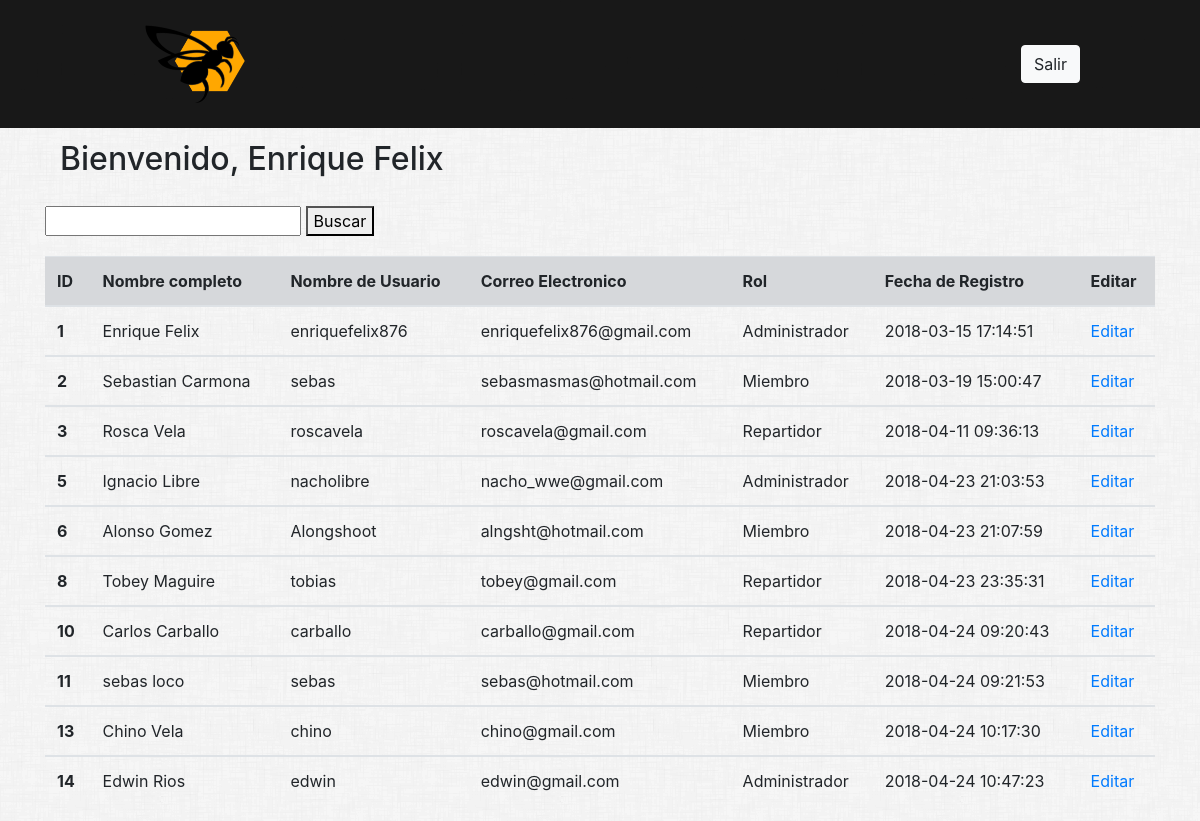
Before: /home.php (signed in) with the older database file.
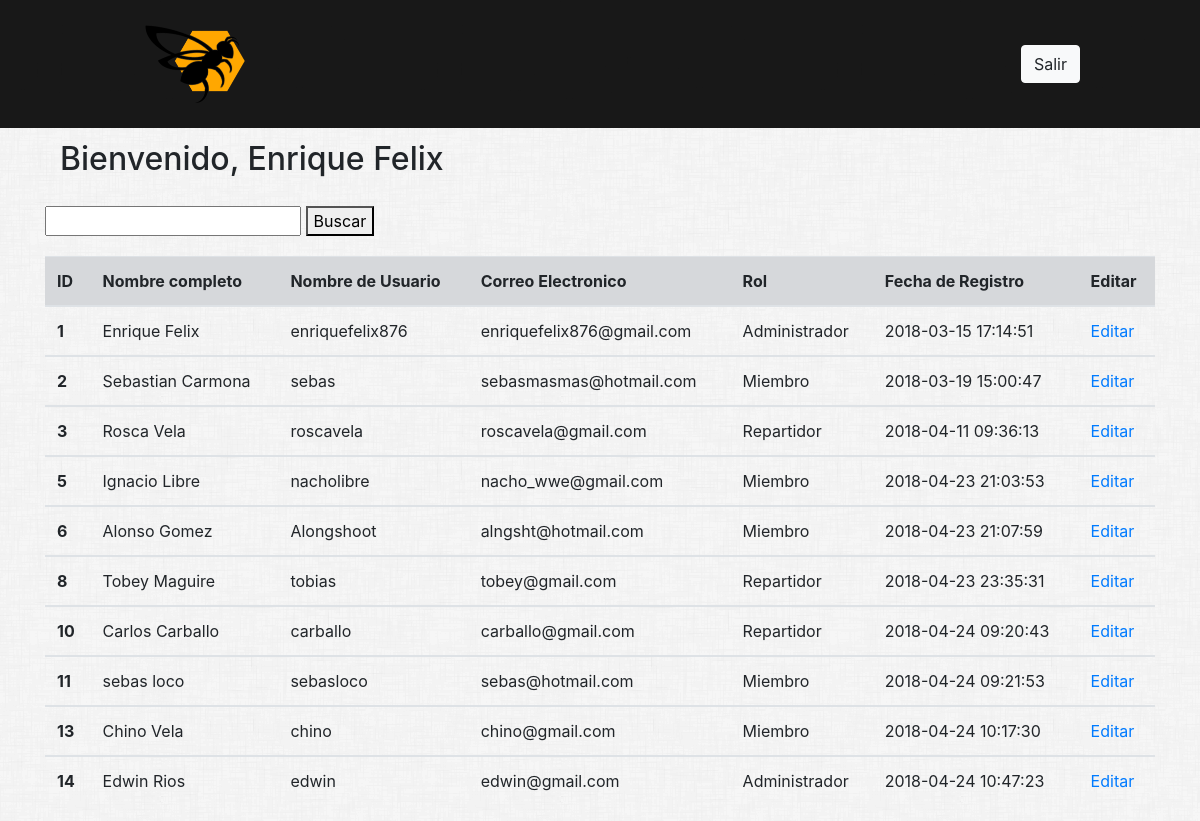
After: the same page with the newer database file.
### tables this page shows
CREATE TABLE `user` (
  `id` int(11) NOT NULL,
  `fullname` varchar(500) NOT NULL,
  `username` varchar(100) NOT NULL,
  `email` varchar(255) NOT NULL,
  `password` varchar(255) NOT NULL,
  `rol` enum('Miembro','Administrador','Repartidor') NOT NULL DEFAULT 'Miembro',
  `phonenumber` varchar(100) DEFAULT NULL,
  `created_at` datetime NOT NULL
);

### includes/list_of_members.php (the view, shortened to what this page needs)
<?php
include "php/conexion.php";
$sql= "select * from user";
$query = $con->query($sql);
?>
<div class="container" style="padding-top:20px; padding-bottom: 20px">
  <div class="row">
    <form action="<?php echo $_SERVER['PHP_SELF']?>" method="GET">
        <input type="text" id="nombre" name="nombre">
        <button type="submit">Buscar</button>
    </form>
  </div>
</div>
<table class="table">
  <thead>
    <tr class="table-secondary">
      <th scope="col">ID</th>
      <th scope="col">Nombre completo</th>
      <th scope="col">Nombre de Usuario</th>
      <th scope="col">Correo Electronico</th>
      <th scope="col">Rol</th>
      <th scope="col">Fecha de Registro</th>
      <th scope="col">Editar</th>
    </tr>
  </thead>
<?php
    while($datos=$query->fetch_array()){
?>
    <tbody>
    <tr class¨="table-primary">
      <th scope="row"> <?php echo $datos["id"]?> </th>
      <td> <?php echo $datos["fullname"]?> </td>
      <td> <?php echo $datos["username"]?> </td>
      <td> <?php echo $datos["email"]?> </td>
      <td> <?php echo $datos["rol"]?> </td>
      <td> <?php echo $datos["created_at"]?> </td>
      <td> <a href="./info_usuario_admin.php?id=<?php echo $datos["id"]?>"> Editar</td></a>
    </tr>
    </tbody>
    <?php
    }
    ?>
</table>

Changed rows visible on the page:
changed user "Ignacio Libre": rol "Administrador" → "Miembro"
changed user "sebas loco": username "sebas" → "sebasloco"
